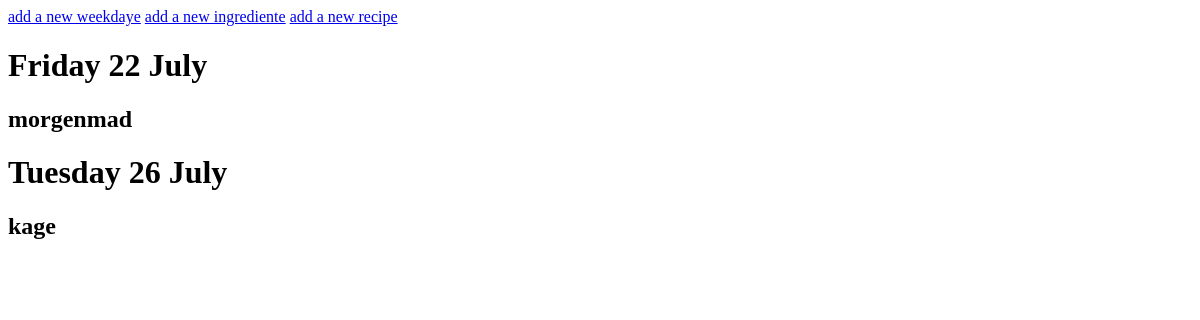
Before: / with the older database file.
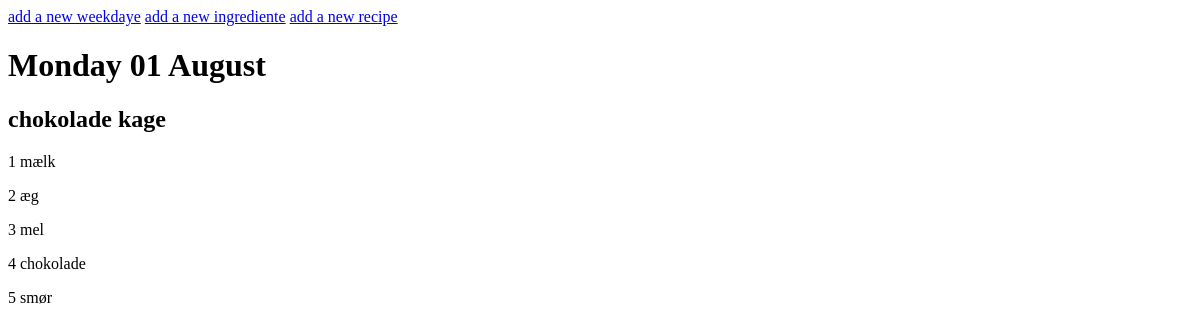
After: the same page with the newer database file.
### madplan/models.py (models this page shows, shortened)
class WeekDays(models.Model):
    recipes = models.ForeignKey(Recipes, on_delete=models.CASCADE)
    date = models.DateTimeField('%d-%m-%y')

class Recipes(models.Model):
    name = models.CharField(max_length=30)
    description = models.TextField()
    ingredients = models.ManyToManyField(Ingredients)
    def __str__(self):
        return self.name

class Ingredients(models.Model):
    name = models.CharField(max_length=20)

### madplan/views.py (the view)
# urls.py: 2. Add a URL to urlpatterns:  path('', views.home, name='home')
def home(request):
    context = {
        'weekdays': WeekDays.objects.all(),
    }
    return render(request, 'madplan/home.html', context)

### madplan/templates/madplan/home.html
{% extends "madplan/base.html" %}
{% block content %}
    <div>
        <a class="btn btn-primary" role="button" href="/weekday">add a new weekdaye</a>
        <a class="btn btn-primary" role="button" href="/ingredient">add a new ingrediente</a>
        <a class="btn btn-primary" role="button" href="/recipe">add a new recipe</a>
    </div>
    <div>
        {% for weekday in weekdays %}
            <h1>{{ weekday.date|date:"l d F" }}</h1>
            <h2>{{ weekday.recipes }}</h2>
            {% for ingredent in weekday.recipes.ingredients.values_list %}
                <p>{{ ingredent|cut:"("|cut:")"|cut:"'"|cut:"," }}</p>
            {% endfor %}
        {% endfor %}
    </div>
{% endblock content %}

### madplan/templates/madplan/base.html (shortened to what this page needs)
<!DOCTYPE html>
<html lang="en">
<head>
</head>
<body>
{% block content %}{% endblock %}
</body>
</html>

Changed rows visible on the page:
removed WeekDays: date "Friday 22 July", recipes "morgenmad"
removed WeekDays: date "Tuesday 26 July", recipes "kage"
added WeekDays: date "Monday 01 August", recipes "chokolade kage"
added Ingredients: ingredent "1 mælk"
added Ingredients: ingredent "2 æg"
added Ingredients: ingredent "3 mel"
added Ingredients: ingredent "4 chokolade"
added Ingredients: ingredent "5 smør"
